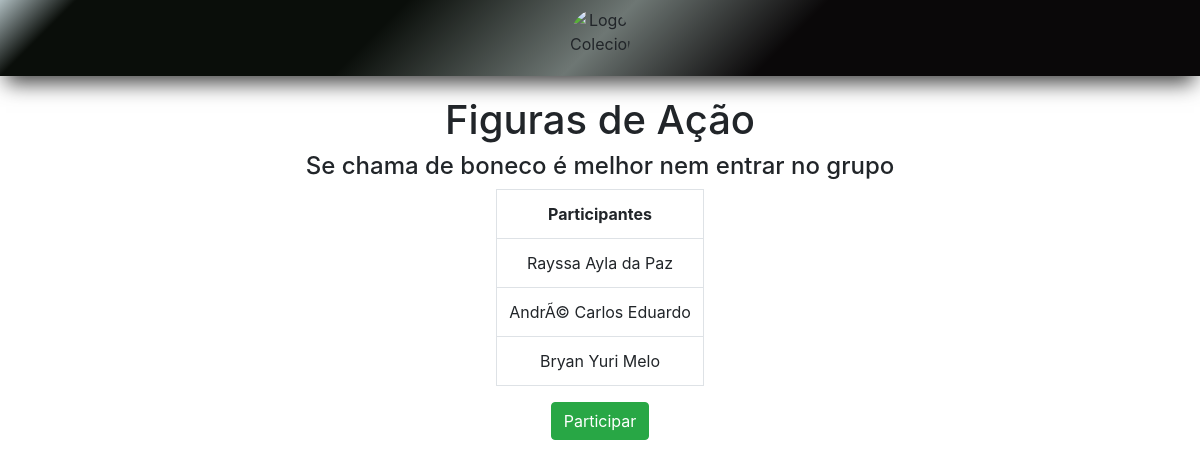
The page /pages/groupDetails.php?groupId=3 on the database its author committed.
### tables this page shows
CREATE TABLE `Groups` (
  `Id` int(11) NOT NULL,
  `Name` varchar(60) NOT NULL,
  `Description` varchar(255) DEFAULT NULL,
  `CreatedAt` date NOT NULL DEFAULT current_timestamp(),
  `AdminRegistration` int(99) NOT NULL
);

CREATE TABLE `Collectors` (
  `Registration` int(99) NOT NULL,
  `FullName` varchar(60) NOT NULL,
  `Birthday` date NOT NULL,
  `Phone` varchar(11) NOT NULL,
  `Email` varchar(30) NOT NULL,
  `Cpf` varchar(11) NOT NULL
);

### script/database.php (called while the page is built, shortened)
<?php
	$server = "localhost";
	$user = "root";
	$password = "";
	$db = "test";
    $connection = mysqli_connect($server, $user, $password, $db);
    function selectCollector(string $registration) {
        global $connection;
        $query = "SELECT * FROM Collectors WHERE Registration = $registration";
        $result = mysqli_query($connection, $query);
        if ($result) {
            return mysqli_fetch_object($result);
        } else {
            echo "Collector Not Found";
        }
    }
    function selectGroup(string $id) {
        global $connection;
        $query = "SELECT * FROM Groups WHERE Id = $id";
        $result = mysqli_query($connection, $query);
        if ($result) {
            return mysqli_fetch_object($result);
        } else {
            echo "Group Not Found";
        }
    }
    function selectCollectorsByGroup(string $id) {
        global $connection;
        $query = "SELECT * FROM GroupCollectors WHERE GroupId = $id";
        $result = mysqli_query($connection, $query) or die(mysqli_error($connection));
        $collectors = [];
        while ($relation = mysqli_fetch_assoc($result)) {
            array_push($collectors, selectCollector($relation['CollectorRegistration']));
        }
        return $collectors;
    }
?>

### pages/groupDetails.php (the view, shortened to what this page needs)
<?php
  include "../script/database.php";
	$id = $_GET["groupId"];
  $group = selectGroup($id);
  $collectors = selectCollectorsByGroup($id);
  $userId = 8;
  $isMember = false;
?>
<!doctype html>
<html lang="en">
  <head>
    <link rel="stylesheet" href="https://stackpath.bootstrapcdn.com/bootstrap/4.3.1/css/bootstrap.min.css">
	  <link rel="stylesheet" href="../styles/custom.css">
  </head>
  <body>
  	<nav class="navbar navbar-dark bg-dark nav center color">
        <img class="img" src="https://upload.wikimedia.org/wikipedia/commons/d/d9/Pawn_Stars_logo-large.png" alt="Logo Colecionadores">
    </nav>
    <div class="groupPageContainer">
      <h1><?php echo $group->Name ?></h1>
      <h4><?php echo $group->Description ?></h4>
      <div class="table-responsive-sm">
  			<table class="table table-bordered">
        <tr>
          <td><center><b>Participantes</b></center></td>
        </tr>
        <?php forEach($collectors as &$collector) { ?>
          <tr>
          <td><center><?php echo $collector->FullName ?></center></td>
          </tr>
        <?php } ?>
        </table>
      </div>
      <?php if ($isMember) { ?>
        <a class="btn btn-danger" href="./delete.php?groupId=<?php echo $group->Id ?>&collectorRegistration=<?php echo $userId ?>">Sair</a>
      <?php } else { ?>
        <a class="btn btn-success" href="./insert.php?groupId=<?php echo $group->Id ?>&collectorRegistration=<?php echo $userId ?>">Participar</a>
      <?php } ?>
    </div>
  </body>
</html>

### styles/custom.css (style rules this page uses)
.nav { display: flex; justify-content: center; box-shadow: 0px 13px 20px -6px rgba(0, 0, 0, 0.75); }
.color { background: rgb(174, 188, 191); background: -moz-linear-gradient( -45deg, rgba(174, 188, 191, 1) 0%, rgba(10, 14, 10, 1) 6%, rgba(10, 14, 10, 1) 6%, rgba(10, 14, 10, 1) 32%, rgba(110, 119, 116, 1) 50%, rgba(10, 8, 9, 1) 65% ); background: -webkit-linear-gradient( -45deg, rgba(174, 188, 191, 1) 0%, rgba(10, 14, 10, 1) 6%, rgba(10, 14, 10, 1) 6%, rgba(10, 14, 10, 1) 32%, rgba(110, 119, 116, 1) 50%, rgba(10, 8, 9, 1) 65% ); background: linear-gradient( 135deg, rgba(174, 188, 191, 1) 0%, rgba(10, 14, 10, 1) 6%, rgba(10, 14, 10, 1) 6%, rgba(10, 14, 10, 1) 32%, rgba(110, 119, 116, 1) 50%, rgba(10, 8, 9, 1) 65% ); filter: progid:DXImageTransform.Microsoft.gradient( startColorstr='#aebcbf', endColorstr='#0a0809',GradientType=1 ); }
.img { width: 60px; height: 60px; border-radius: 50px; }
.center { text-align: center; }
.groupPageContainer { display: flex; flex-direction: column; align-items: center; justify-content: flex-start; width: 100%; padding: 20px; }

### rows shown on the page
groups: Name "Figuras de Ação", Description "Se chama de boneco é melhor nem entrar no grupo"
collectors: FullName "Rayssa Ayla da Paz"
collectors: FullName "AndrÃ© Carlos Eduardo"
collectors: FullName "Bryan Yuri Melo"
